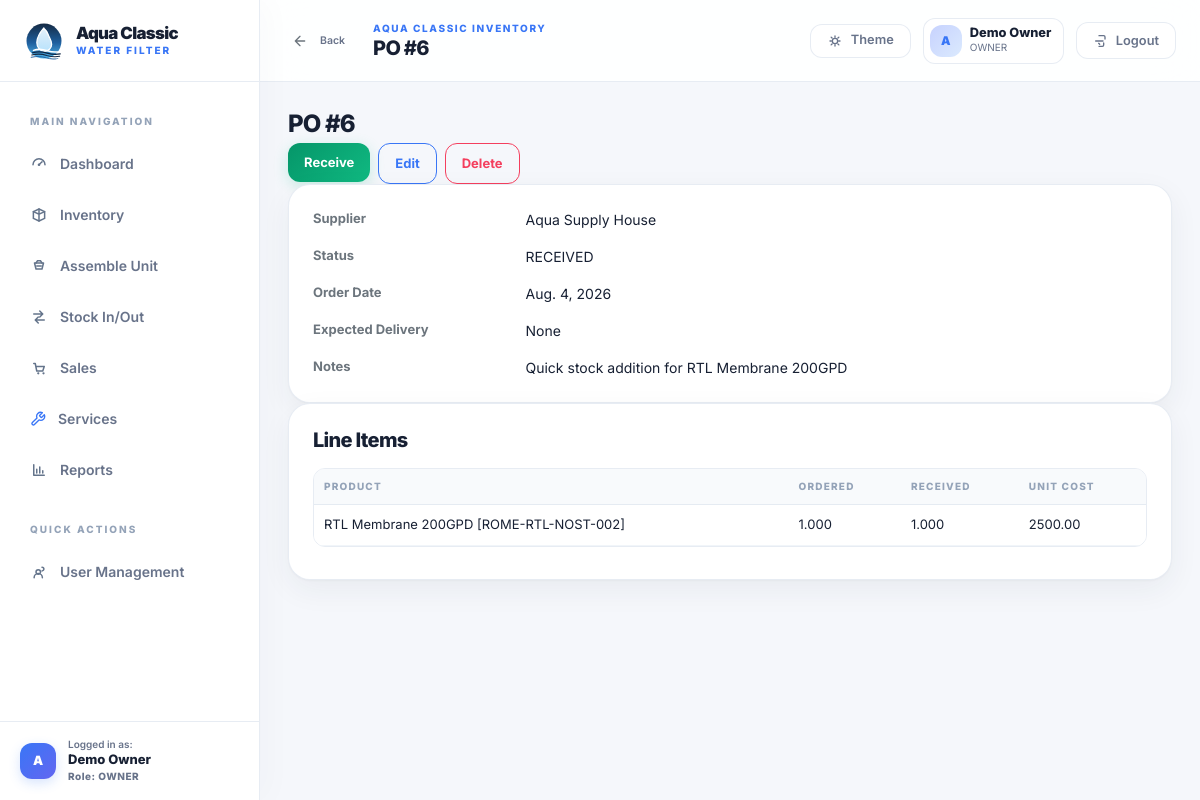
Screenshot of /suppliers/purchase-orders/6/ (signed in) with the database file from the repository.
### accounts/models.py (models this page shows, shortened)
class User(AbstractUser):
	class Role(models.TextChoices):
		OWNER = "OWNER", "Owner/Admin"
		STAFF = "STAFF", "Staff"
	role = models.CharField(max_length=20, choices=Role.choices, default=Role.OWNER)
	class Meta:
		verbose_name = "user"
		verbose_name_plural = "users"

### suppliers/models.py (models this page shows, shortened)
class Supplier(models.Model):
	name = models.CharField(max_length=160, unique=True)
	contact_person = models.CharField(max_length=160, blank=True)
	phone = models.CharField(max_length=40, blank=True)
	address = models.TextField(blank=True)
	notes = models.TextField(blank=True)
	is_active = models.BooleanField(default=True)
	created_at = models.DateTimeField(auto_now_add=True)
	class Meta:
		ordering = ["name"]
	def __str__(self) -> str:
		return self.name

class PurchaseOrder(models.Model):
	class Status(models.TextChoices):
		PENDING = "PENDING", "Pending"
		RECEIVED = "RECEIVED", "Received"
		PARTIAL = "PARTIAL", "Partial"
	supplier = models.ForeignKey(Supplier, on_delete=models.PROTECT, related_name="purchase_orders")
	order_date = models.DateField(auto_now_add=True)
	expected_delivery_date = models.DateField(null=True, blank=True)
	status = models.CharField(max_length=20, choices=Status.choices, default=Status.PENDING)
	notes = models.TextField(blank=True)
	created_by = models.ForeignKey(settings.AUTH_USER_MODEL, on_delete=models.PROTECT, related_name="purchase_orders_created")
	created_at = models.DateTimeField(auto_now_add=True)
	class Meta:
		ordering = ["-created_at"]

class PurchaseOrderLineItem(models.Model):
	purchase_order = models.ForeignKey(PurchaseOrder, on_delete=models.CASCADE, related_name="line_items")
	product = models.ForeignKey(Product, on_delete=models.PROTECT, related_name="purchase_order_items")
	ordered_boxes = models.PositiveIntegerField(null=True, blank=True, help_text="Number of boxes ordered.")
	pieces_per_box = models.PositiveIntegerField(null=True, blank=True, help_text="Pieces in each box. Auto-filled from product if available.")
	ordered_qty = models.DecimalField(max_digits=12, decimal_places=3, help_text="Total pieces ordered. Auto-calculated if boxes are entered.")
	received_qty = models.DecimalField(max_digits=12, decimal_places=3, default=Decimal("0"))
	unit_cost = models.DecimalField(max_digits=12, decimal_places=2, null=True, blank=True)
	class Meta:
		ordering = ["product__name"]

### catalog/models.py (models this page shows, shortened)
class Product(models.Model):
	class Configuration(models.TextChoices):
		SINGLE = "SINGLE", "Single"
		DUAL = "DUAL", "Dual"
		TRIPLE = "TRIPLE", "Triple"
		N_A = "N_A", "N/A"
	class UnitType(models.TextChoices):
		FINISHED_UNIT = "FINISHED_UNIT", "Finished Unit"
		COMPONENT = "COMPONENT", "Component"
		SPARE_PART = "SPARE_PART", "Spare Part"
	name = models.CharField(max_length=160)
	sku = models.CharField(max_length=64, unique=True, blank=True)
	category = models.ForeignKey(Category, on_delete=models.PROTECT, related_name="products")
	brand = models.ForeignKey(Brand, on_delete=models.SET_NULL, null=True, blank=True, related_name="products")
	configuration = models.CharField(max_length=20, choices=Configuration.choices, default=Configuration.N_A)
	stage_count = models.PositiveIntegerField(null=True, blank=True)
	unit_type = models.CharField(max_length=30, choices=UnitType.choices)
	unit_of_measure = models.CharField(max_length=40, default="piece")
	reorder_level = models.DecimalField(max_digits=12, decimal_places=3, default=Decimal("0"))
	cost_price = models.DecimalField(max_digits=12, decimal_places=2, default=Decimal("0.00"))
	notes = models.TextField(blank=True)
	pieces_per_box = models.PositiveIntegerField(null=True, blank=True, help_text="Number of pieces in one standard box. Leave blank if not applicable.")
	allow_negative_stock = models.BooleanField(default=False)
	is_active = models.BooleanField(default=True)
	created_at = models.DateTimeField(auto_now_add=True)
	updated_at = models.DateTimeField(auto_now=True)
	class Meta:
		ordering = ["-updated_at", "-id"]
	def __str__(self) -> str:
		return f"{self.name} [{self.sku}]"

### suppliers/views.py (the view)
# urls.py: path("purchase-orders/<int:pk>/", PurchaseOrderDetailView.as_view(), name="po-detail"),
class PurchaseOrderDetailView(LoginRequiredMixin, DetailView):
    model = PurchaseOrder
    template_name = "suppliers/purchase_order_detail.html"
    def get_context_data(self, **kwargs):
        context = super().get_context_data(**kwargs)
        context["page_title"] = f"PO #{self.object.pk}"
        context["line_items"] = self.object.line_items.select_related("product")
        context["receive_url"] = reverse_lazy("suppliers:po-receive", kwargs={"pk": self.object.pk})
        context["edit_url"] = reverse_lazy("suppliers:po-edit", kwargs={"pk": self.object.pk})
        context["delete_url"] = reverse_lazy("suppliers:po-delete", kwargs={"pk": self.object.pk})
        context["details"] = build_detail_rows(
            self.object,
            [
                {"label": "Supplier", "lookup": "supplier"},
                {"label": "Status", "lookup": "status"},
                {"label": "Order Date", "lookup": "order_date"},
                {"label": "Expected Delivery", "lookup": "expected_delivery_date"},
                {"label": "Notes", "lookup": "notes"},
            ],
        )
        return context

### config/ui.py (called while the page is built)
def resolve_value(instance, lookup: str):
    value = instance
    for part in lookup.split("."):
        value = getattr(value, part)
        if callable(value):
            value = value()
    if isinstance(value, Decimal):
        return f"{value:,.3f}".rstrip("0").rstrip(".")
    if value is True:
        return "Yes"
    if value is False:
        return "No"
    return value

def build_detail_rows(instance, fields):
    return [
        {
            "label": field["label"],
            "value": resolve_value(instance, field["lookup"]),
        }
        for field in fields
    ]

### templates/suppliers/purchase_order_detail.html
{% extends "generic/detail.html" %}
{% block content %}
<section class="page-panel">
  <div class="section-head">
    <div>
      <h2 class="h4 mb-1">{{ page_title }}</h2>
    </div>
    <div class="d-flex flex-wrap gap-2">
      <form method="post" action="{{ receive_url }}" class="m-0">{% csrf_token %}<button class="btn btn-success" type="submit">Receive</button></form>
      <a class="btn btn-outline-primary" href="{{ edit_url }}">Edit</a>
      <a class="btn btn-outline-danger" href="{{ delete_url }}">Delete</a>
    </div>
  </div>
  <div class="card mb-0">
    <div class="card-body">
      <dl class="row mb-0 g-3">{% for field in details %}<dt class="col-sm-4 col-md-3 text-secondary">{{ field.label }}</dt><dd class="col-sm-8 col-md-9 mb-0">{{ field.value }}</dd>{% endfor %}</dl>
    </div>
  </div>
  <div class="card">
    <div class="card-body">
      <h2 class="h5 mb-3">Line Items</h2>
      <div class="table-responsive">
        <table class="table table-hover align-middle">
          <thead><tr><th>Product</th><th>Ordered</th><th>Received</th><th>Unit Cost</th></tr></thead>
          <tbody>{% for item in line_items %}<tr><td>{{ item.product }}</td><td class="numeric">{{ item.ordered_qty }}</td><td class="numeric">{{ item.received_qty }}</td><td>{{ item.unit_cost }}</td></tr>{% empty %}<tr><td colspan="4" class="empty-state">No line items.</td></tr>{% endfor %}</tbody>
        </table>
      </div>
    </div>
  </div>
</section>
{% endblock %}

### templates/base.html (shortened to what this page needs)
{% load static %}
<!doctype html>
<html lang="en" data-theme="light">
<head>
  <link href="https://cdn.jsdelivr.net/npm/bootstrap@5.3.3/dist/css/bootstrap.min.css" rel="stylesheet">
  <link rel="stylesheet" href="{% static 'app.css' %}?v=3">
  <link href="https://cdn.jsdelivr.net/npm/tom-select@2.3.1/dist/css/tom-select.bootstrap5.min.css" rel="stylesheet">
</head>
<body class="app-root {% if not user.is_authenticated %}auth-layout{% endif %}">
  {% if user.is_authenticated %}
  <div class="app-shell">
    <aside class="sidebar" data-sidebar>
      <div class="sidebar__brand">
        <a class="brand-lockup" href="{% url 'dashboard:home' %}">
          <img src="{% static 'brand/aqua-classic-badge.svg' %}" alt="Aqua Classic" class="brand-lockup__mark">
          <span class="brand-lockup__copy">
            <strong>Aqua Classic</strong>
            <span>Water Filter</span>
          </span>
        </a>
      </div>
      <nav class="sidebar__nav" aria-label="Primary">
        <div class="sidebar__section-header">Main Navigation</div>
        <a class="sidebar-link {% if request.path == '/' %}is-active{% endif %}" href="{% url 'dashboard:home' %}">
          <svg aria-hidden="true"><use href="#icon-dashboard"></use></svg>
          <span>Dashboard</span>
        </a>
        <a class="sidebar-link {% if '/catalog/' in request.path %}is-active{% endif %}" href="{% url 'catalog:product-list' %}">
          <svg aria-hidden="true"><use href="#icon-catalog"></use></svg>
          <span>Inventory</span>
        </a>
        <a class="sidebar-link {% if '/inventory/assemble/' in request.path %}is-active{% endif %}" href="{% url 'inventory:assemble-unit' %}">
          <svg aria-hidden="true"><use href="#icon-assemble"></use></svg>
          <span>Assemble Unit</span>
        </a>
        <a class="sidebar-link {% if '/inventory/ledger/' in request.path %}is-active{% endif %}" href="{% url 'inventory:stock-ledger' %}">
          <svg aria-hidden="true"><use href="#icon-movement"></use></svg>
          <span>Stock In/Out</span>
        </a>
        <a class="sidebar-link {% if '/sales/' in request.path %}is-active{% endif %}" href="{% url 'sales:sale-list' %}">
          <svg aria-hidden="true"><use href="#icon-sales"></use></svg>
          <span>Sales</span>
        </a>
        <a class="sidebar-link {% if '/services/' in request.path %}is-active{% endif %}" href="{% url 'services:service-list' %}">
          <span>Services</span>
        </a>
        <a class="sidebar-link {% if '/reports/' in request.path %}is-active{% endif %}" href="{% url 'reports:report-home' %}">
          <svg aria-hidden="true"><use href="#icon-reports"></use></svg>
          <span>Reports</span>
        </a>
        {% if user.role == 'OWNER' or user.is_superuser %}
          <div class="sidebar__section-header mt-3">Quick Actions</div>
          <a class="sidebar-link {% if '/accounts/staff/' in request.path %}is-active{% endif %}" href="{% url 'accounts:staff-list' %}">
            <svg aria-hidden="true"><use href="#icon-users"></use></svg>
            <span>User Management</span>
          </a>
        {% endif %}
      </nav>
      <div class="sidebar__footer">
        <a href="{% url 'accounts:profile' %}" class="sidebar-user-card text-decoration-none">
          <div class="sidebar-user-card__avatar">{{ user.username|slice:':1'|upper }}</div>
          <div class="sidebar-user-card__info overflow-hidden">
            <span class="d-block small" style="font-size: 0.625rem; line-height: 1.2; color: var(--text-muted); font-weight: 600;">Logged in as:</span>
            <strong class="d-block text-truncate" style="font-size: 0.8125rem; color: var(--heading-color); font-weight: 800;">{{ user.get_full_name|default:user.username }}</strong>
            <span class="d-block small" style="font-size: 0.625rem; color: var(--accent-primary); font-weight: 800; letter-spacing: 0.05em;">Role: {{ user.role|default:'OWNER' }}</span>
          </div>
        </a>
      </div>
    </aside>
    <div class="app-main">
      <header class="topbar">
        <div class="topbar__left">
          <button class="btn btn-sm btn-ghost px-2 py-1 me-1 text-secondary" type="button" onclick="history.back()" title="Go to previous page">
            <svg style="width:16px;height:16px;vertical-align:-2px;" viewBox="0 0 24 24"><path d="M19 12H5M12 19l-7-7 7-7" fill="none" stroke="currentColor" stroke-width="2" stroke-linecap="round" stroke-linejoin="round"/></svg>
            <span class="small fw-semibold ms-1">Back</span>
          </button>
          <div class="topbar__title-wrap">
            <p class="topbar__eyebrow">Aqua Classic Inventory</p>
            <h1 class="topbar__title">{% block page_title %}Dashboard{% endblock %}</h1>
          </div>
        </div>
        <div class="topbar__actions">
          <button class="toggle-pill" type="button" data-theme-toggle aria-label="Toggle dark mode">
            <svg aria-hidden="true" class="toggle-pill__sun"><use href="#icon-sun"></use></svg>
            <span class="toggle-pill__label">Theme</span>
          </button>
          <a href="{% url 'accounts:profile' %}" class="user-chip text-decoration-none" title="View Owner Profile">
            <span class="user-chip__avatar">{{ user.username|slice:':1'|upper }}</span>
            <span class="user-chip__meta">
              <strong>{{ user.get_full_name|default:user.username }}</strong>
              <span>{{ user.role|default:'OWNER' }}</span>
            </span>
          </a>
          <form method="post" action="{% url 'logout' %}" class="logout-form">
            <button class="btn btn-ghost" type="submit">
              <svg aria-hidden="true"><use href="#icon-logout"></use></svg>
              Logout
            </button>
          </form>
        </div>
      </header>
      <main class="content-stage">
        <div class="content-frame page-enter">
          {% block content %}{% endblock %}
        </div>
      </main>
    </div>
  </div>
  {% endif %}
</body>
</html>

### rows the page displays
User: username "A", get_full_name "Demo Owner", role "OWNER"
Supplier: label "Supplier", value "Aqua Supply House"
PurchaseOrder: value "RECEIVED" "Aug. 4, 2026" "Quick stock addition for RTL Membrane 200GPD"
PurchaseOrderLineItem: product "RTL Membrane 200GPD [ROME-RTL-NOST-002]", ordered_qty "1.000", received_qty "1.000", unit_cost "2500.00"

### other values shown
{{ page_title }} "PO #6"
{{ field.label }} "Status" "Order Date" "Expected Delivery" "Notes"
{{ field.value }} "None"
